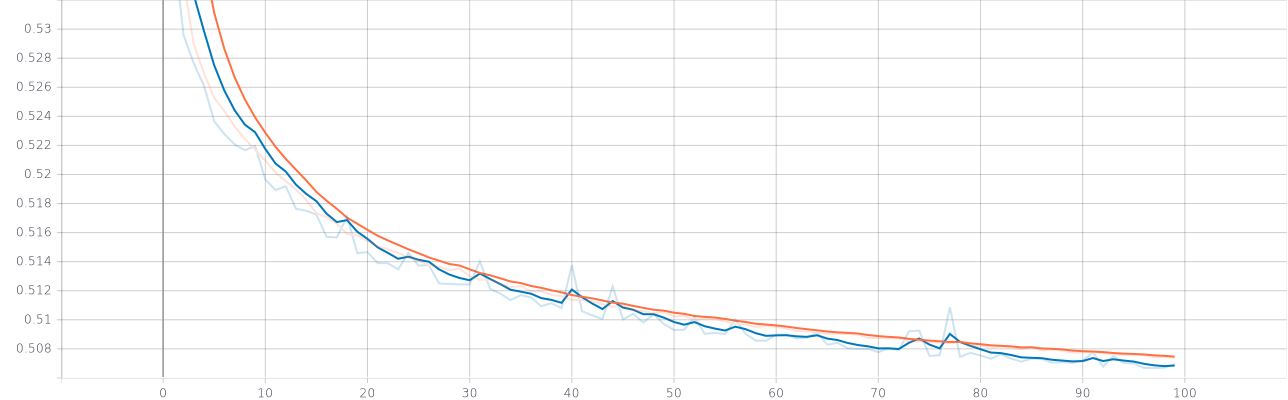
#> input picture IAD-012-Topicos_Avancados_em_Deep_Learning/Trabalhos_Resolvidos/Trabalho3/imgs/epoch_loss.png, 1288 x 400 px, given in place of Tiger.jpg, which was not available
$ jupyter execute SVD.ipynb   (shell and % lines are left out)   (text cells are left out)
#> lines starting #> are read from the running program, lines starting #| are printed output that depends on the picture; long printed decimals are rounded; pictures that were not available may be replaced by others from this repository, and a replacement may not be noted
[cell 1]
from PIL import Image
import matplotlib.pyplot as plt
import pandas as pd
from google.colab import files
import numpy as np

# Upload o file "Tiger.jpg" (ou qualquer outra imagem que você quiser)
uploaded = files.upload()
#> the answer given: epoch_loss.png

[cell 2]
plt.style.use('classic')
#
# Escolohe a imagem para trabalhar
#
img = Image.open('Tiger.jpg')
#> img is the input picture: PIL image 1288x400 RGBA; mean R, G, B, A 9.5, 9.5, 10.1, 6.3
plt.imshow(img)

[cell 3]
imggray = img.convert('LA')
print(np.shape(imggray))
#| (400, 1288, 2)
print(imggray)
#| <PIL.Image.Image image mode=LA size=1288x400 at 0x7FA082117B90>

plt.imshow(imggray, cmap='gray')

[cell 4]
imgmat = np.array(list(imggray.getdata(band=0)), float)
print(np.shape(imgmat))
#| (515200,)
# Reshape de acordo com as dimensões da imagem original
imgmat.shape = (imggray.size[1], imggray.size[0])
print(np.shape(imgmat))
#| (400, 1288)
# Plotando o resultado para mostrar que os dados não são alterados.
plt.imshow(imgmat, cmap='gray')
plt.show()
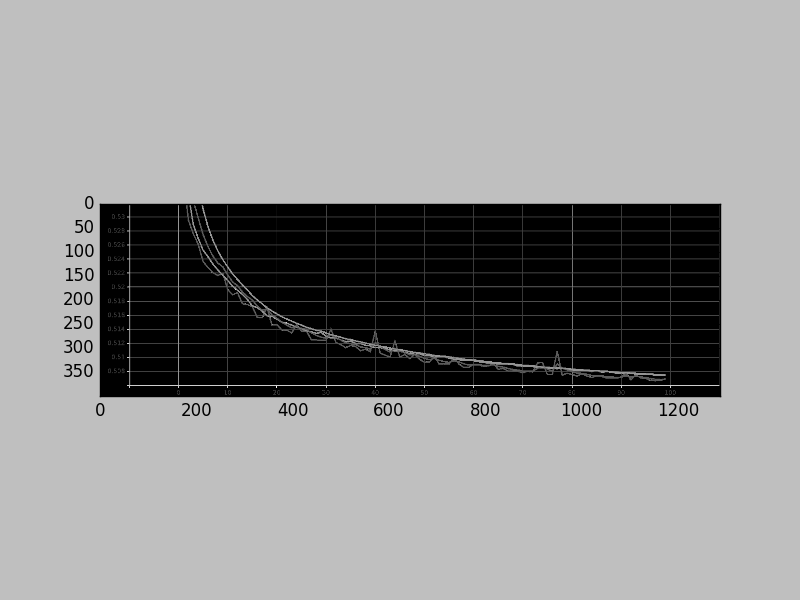
#> figure drawn by matplotlib, 1 panel

[cell 5]
U, S, V = np.linalg.svd(imgmat)
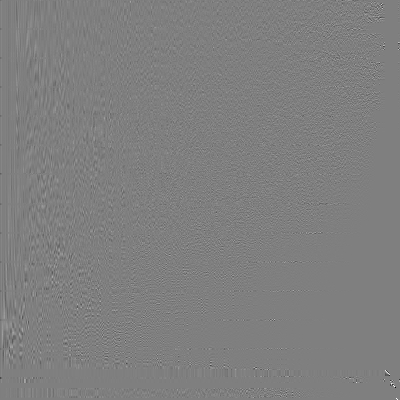
#> U: shape (400, 400) float64; min -1, max 1, mean 8.85e-05; drawn with min black and max white
#> S = 400 values, max 16931 at index 0, min 7.67e-13 at index 399, mean 466.7
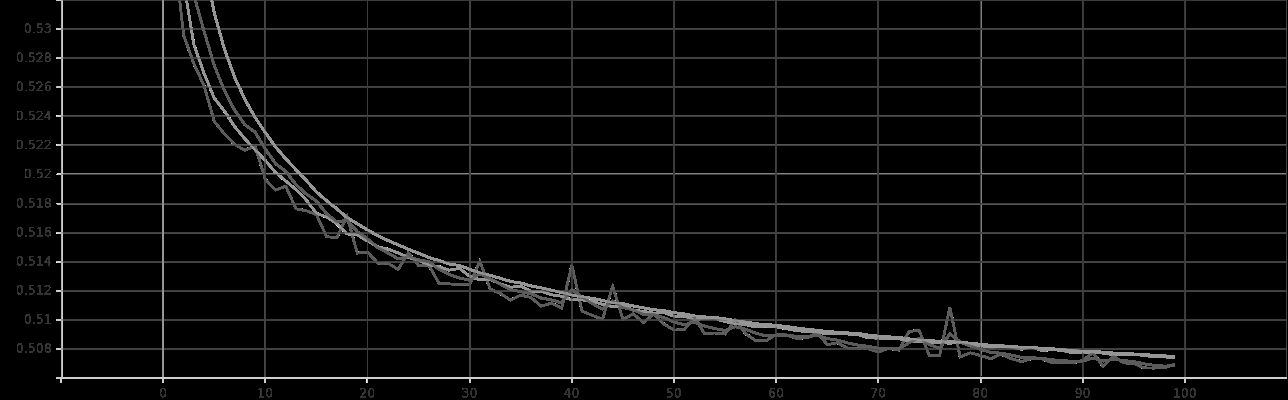
#> imgmat: shape (400, 1288) float64; min 0, max 255, mean 9.6
print(imgmat.shape)
#| (400, 1288)
print(U.shape)
#| (400, 400)
print(S.shape)
#| (400,)
print(V.shape)
#| (1288, 1288)

[cell 6]
reconstimg = np.matrix(U[:, :1]) * np.diag(S[:1]) * np.matrix(V[:1, :])
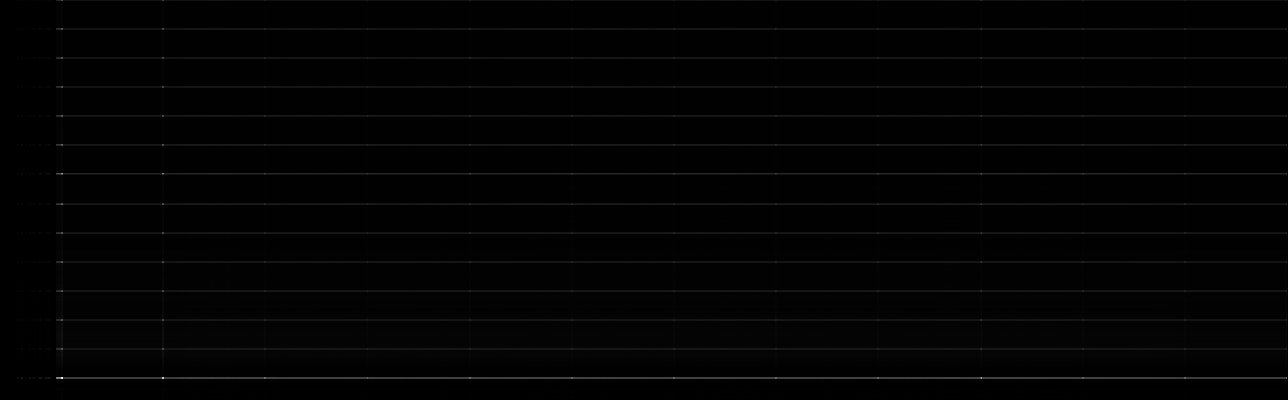
#> reconstimg: shape (400, 1288) float64; min -1.51e-12, max 778.3, mean 11; drawn with min black and max white
plt.imshow(reconstimg, cmap='gray');

[cell 7]
for i in range(2, 4):
    reconstimg = np.matrix(U[:, :i]) * np.diag(S[:i]) * np.matrix(V[:i, :])
    plt.imshow(reconstimg, cmap='gray')
    title = "n = %s" % i
    plt.title(title)
    plt.show()
#> this loop made 2 passes
#> pass 1, `reconstimg = np.matrix(U[:, :i]) * np.diag(S[:i]) * np.matrix(V[:i, :])`:
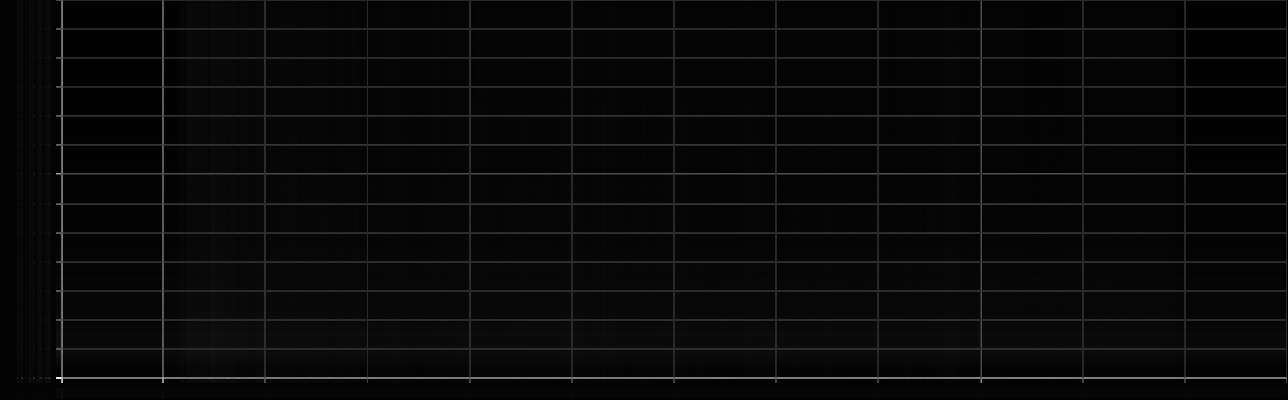
#> reconstimg: shape (400, 1288) float64; min -6.59, max 428.1, mean 9.6; drawn with min black and max white

[cell 8]
for i in range(5, 51, 5):
    reconstimg = np.matrix(U[:, :i]) * np.diag(S[:i]) * np.matrix(V[:i, :])
    plt.imshow(reconstimg, cmap='gray')
    title = "n = %s" % i
    plt.title(title)
    plt.show()
#> this loop made 10 passes
#> pass 1, `reconstimg = np.matrix(U[:, :i]) * np.diag(S[:i]) * np.matrix(V[:i, :])`:
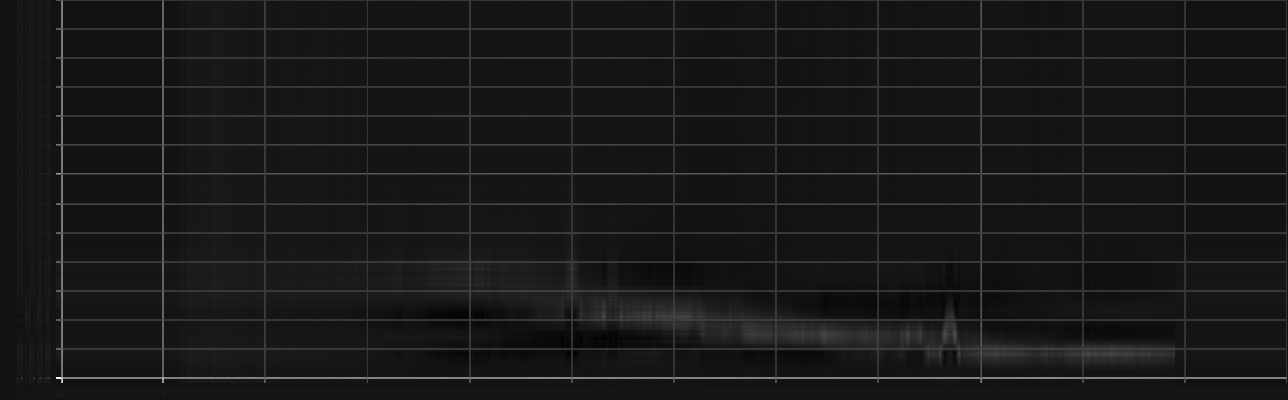
#> reconstimg: shape (400, 1288) float64; min -35.9, max 430.1, mean 9.6; drawn with min black and max white

[cell 9]
print("Temos %d valores singulares, que correspondem à dimensão da matriz S." % S.shape)
#| Temos 400 valores singulares, que correspondem à dimensão da matriz S.
print("Dimensão da matriz U: ", U.shape)
#| Dimensão da matriz U:  (400, 400)
print("Dimensão da matriz V:", V.shape)
#| Dimensão da matriz V: (1288, 1288)

[cell 10]
#Supondo que estamos satisfeitos com nosso k=50
k=50
dim_U=U.shape[0]
#> dim_U = 400
dim_V=V.shape[0]
#> dim_V = 1288

orig_dim = (dim_U*dim_V)
#> orig_dim = 515200
print("Para imagem original deve-se armazenar %d números." % orig_dim)
#| Para imagem original deve-se armazenar 515200 números.

approx_dim = (dim_U+dim_V+1)*k
#> approx_dim = 84450
print("Para imagem aproximada com %d valores singulares, deve-se armazenar %d números." % (k,approx_dim))
#| Para imagem aproximada com 50 valores singulares, deve-se armazenar 84450 números.

economia= (approx_dim/orig_dim)*100
#> economia = 16.39
print("Economizou-se, %f" % economia,'%.')
#| Economizou-se, 16.392 %.
